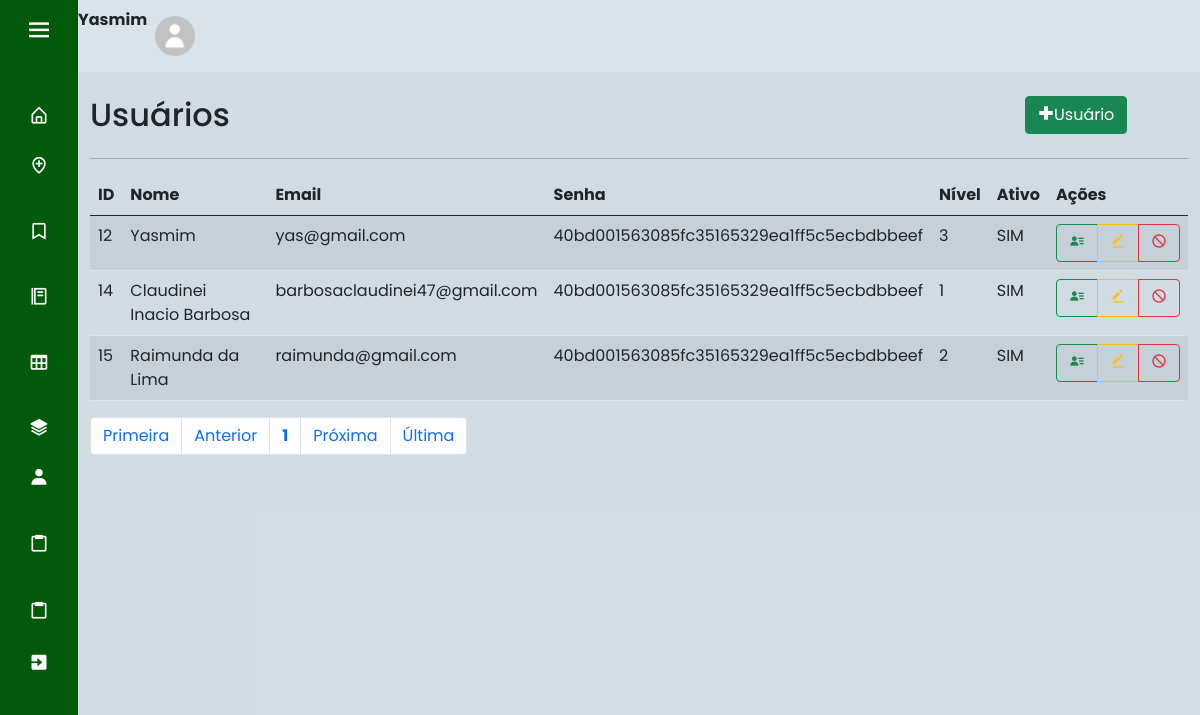
Before: /index.php?page=lista_usu (signed in) with the older database file.
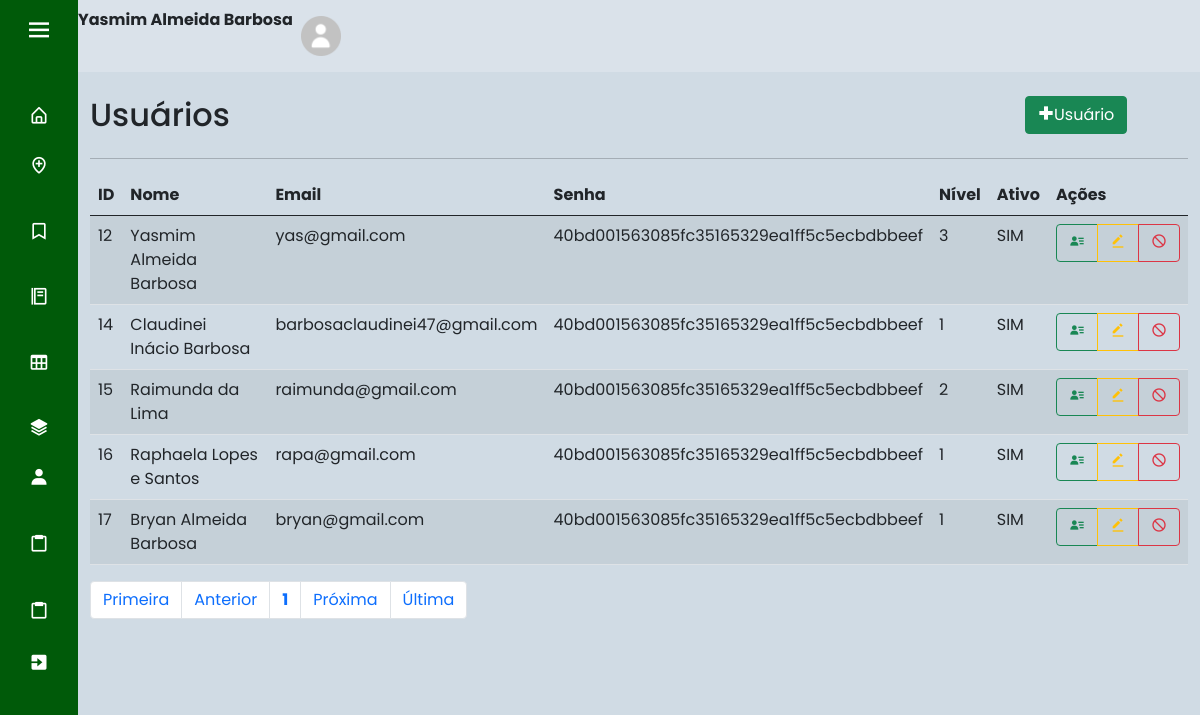
After: the same page with the newer database file.
### tables this page shows
CREATE TABLE IF NOT EXISTS `usuario` (
  `id_cli` int(11) NOT NULL AUTO_INCREMENT,
  `nome` varchar(45) NOT NULL,
  `email` varchar(45) NOT NULL,
  `senha` varchar(100) NOT NULL,
  `nivel` int(1) DEFAULT NULL,
  `ativo` tinyint(1) DEFAULT NULL,
  `foto` varchar(1000) DEFAULT NULL,
  PRIMARY KEY (`id_cli`),
  KEY `nivel` (`nivel`)
);

### sis/usuario/lista_usu.php (the view, shortened to what this page needs)
<div id="main" class="container-fluid">
	<div id="top" class="row">
		<div class="col-md-10">
			<h2>Usuários</h2>
		</div>
		<div class="col-md-2">
			<a href="?page=fcad_usu" class="btn btn-success pull-right h2"><i class='bx bx-plus-medical'></i>Usuário</a>
		</div>
	</div>
	<hr/>
	<div id="bloco-list-pag">
		<div id="list" class="row">
			<div class="table-responsive col-xs-12">
				<?php
					$quantidade = 5;
					$pagina = (isset($_GET['pagina'])) ? (int)$_GET['pagina'] : 1;
					$inicio = ($quantidade * $pagina) - $quantidade;
					$data_all = mysqli_query($con, "select * from usuario order by id_cli asc limit $inicio, $quantidade;") or die(mysqli_error());
					echo "<table class='table table-striped' cellspacing='0' cellpading='0'>";
					echo "<thead><tr>";
					echo "<td><strong>ID</strong></td>";
					echo "<td><strong>Nome</strong></td>";
					echo "<td><strong>Email</strong></td>";
					echo "<td><strong>Senha</strong></td>";
					echo "<td><strong>Nível</strong></td>";
					echo "<td><strong>Ativo</strong></td>";
					echo "<td class='actions'><strong>Ações</strong></td>";
					echo "</tr></thead><tbody>";
					while($info = mysqli_fetch_array($data_all)){
						echo "<tr>";
						echo "<td>".$info['id_cli']."</td>";
						echo "<td>".$info['nome']."</td>";
						echo "<td>".$info['email']."</td>";
						echo "<td>".$info['senha']."</td>";
						echo "<td>".$info['nivel']."</td>";
						if($info['ativo'] == 1){
							echo "<td>SIM</td>";
						}else if($info['ativo'] == 0){
							echo "<td>NÃO</td>";
						}
						echo "<td><div class='btn-group btn-group-xs'>";
						echo "<a class='btn btn-outline-success btn-xs' href=?page=view_usu&id_cli=".$info['id_cli']."> <i class='bx bxs-user-detail'></i> </a>";
						echo "<a class='btn btn-outline-warning btn-xs' href=?page=fedit_usu&id_cli=".$info['id_cli']."> <i class='bx bxs-edit-alt'></i> </a>";
						if($info['ativo'] == 1){
							echo "<a class='btn btn-outline-danger btn-xs'  href=?page=block_usu&id_cli=".$info['id_cli']."> <i class='bx bx-block'></i> </a>";
						}else if($info['ativo'] == 0){
							echo "<a class='btn btn-outline-success btn-xs'  href=?page=ativa_usu&id_cli=".$info['id_cli']."><i class='bx bx-lock-open'></i></a></div></td>";
						}
					}
					echo "</tr></tbody></table>";
				?>
			</div>
		</div>
		<div id="bottom" class="row">
			<div class="col-md-12">
				<?php
					$sqlTotal 		= "select id_cli from usuario;";
					$qrTotal  		= mysqli_query($con, $sqlTotal) or die (mysqli_error());
					$numTotal 		= mysqli_num_rows($qrTotal);
					$totalpagina = (ceil($numTotal/$quantidade)<=0) ? 1 : ceil($numTotal/$quantidade);
					$anterior = (($pagina-1) <= 0) ? 1 : $pagina - 1;
					$posterior = (($pagina+1) >= $totalpagina) ? $totalpagina : $pagina+1;
					echo "<ul class='pagination'>";
					echo "<li class='page-item'><a class='page-link' href='?page=lista_usu&pagina=1'> Primeira</a></li> ";
					echo "<li class='page-item'><a class='page-link' href=\"?page=lista_usu&pagina=$anterior\"> Anterior</a></li> ";
					echo "<li class='page-item'><a class='page-link' href='?page=lista_usu&pagina=".$pagina."'><strong>".$pagina."</strong></a></li> ";
					echo "<li class='page-item'><a class='page-link' href=\"?page=lista_usu&pagina=$posterior\"> Pr&oacute;xima</a></li> ";
					echo "<li class='page-item'><a class='page-link' href=\"?page=lista_usu&pagina=$totalpagina\"> &Uacute;ltima</a></li></ul>";
				?>
			</div>
		</div>
	</div>
</div>

### index.php (shortened to what this page needs)
<!doctype html>
<html lang="pt-br">
  <head>
    <link rel="stylesheet" href="css/style.css">
    <link href='https://unpkg.com/boxicons@2.0.7/css/boxicons.min.css' rel='stylesheet'>
    <link href="https://cdn.jsdelivr.net/npm/bootstrap@5.0.2/dist/css/bootstrap.min.css" rel="stylesheet">
  </head>
  <body>
    <?php
      include "base/config.php";
      switch($_SESSION['UsuarioNivel']){
        case 3: include "base/sidebar3.php"; break; exit;
      }
    ?>
  <section class="home-section">
      <nav class="navbar navbar-expand-sm" style="background-color: rgba(255, 255, 255, 0.2);">
      <?php
          if(isset($_SESSION["UsuarioID"])) {
              $usuario_id = $_SESSION["UsuarioID"];
          } else{
              header("location: base/index2.php");
              exit;
          }
          $sql = "select * from usuario where id_cli = '$usuario_id'";
          $result = mysqli_query($con, $sql);
          if($result){
            $row = mysqli_fetch_assoc($result);
            $nome = $row['nome'];
      ?>
        <ul class="navbar-nav ml-auto">
          <li class="nav-item" style="font-weight: bold;">
            <?php echo'' .$nome. '';?>
          </li>
          <li class="nav-item">
            <a class="nav-link" href="base/dados.php"><img src="img/home-perfil.png" width="40" height="40"></a>
          </li>
        </ul>
      </nav>
      <br>
      <?php
        } else{
              echo "Erro na consulta:" .mysqli_error($con);
            }
      ?>
    <?php
      include "base/ch_pages.php";
    ?>
    </section>
  </body>
</html>

### base/sidebar3.php (shortened to what this page needs)
<div class="sidebar close">
    <div class="logo-details">
      <i class='bx bx-menu'></i>
    </div>
    <ul class="nav-links">
      <li>
        <a href="?page=home">
          <i class='bx bx-home-alt' ></i>
        </a>
      </li>
      <li>
        <a href="?page=lista_local">
        <i class='bx bx-location-plus'></i>
        </a>
      </li>
      <li>
        <a href="?page=lista_marca">
          <i class='bx bx-bookmark'></i>
        </a>
      </li>
      <li>
        <a href="?page=lista_res">
          <i class='bx bx-food-menu'></i>
        </a>
      </li>
      <li>
        <a href="?page=lista_mesa">
          <i class='bx bx-table'></i>
        </a>
      </li>
      <li>
        <a href="?page=lista_invent">
          <i class='bx bxs-layer'></i>
        </a>
      </li>
      <li>
        <a href="?page=lista_usu">
          <i class='bx bxs-user'></i>
        </a>
      </li>
      <li>
        <a href="?page=lista_demand">
          <i class='bx bx-clipboard'></i>
        </a>
      </li>
      <li>
        <a href="?page=lista_fixa">
          <i class='bx bx-clipboard'></i>
        </a>
      </li>
      <li>
        <a href="?page=logout">
          <i class='bx bxs-exit'></i>
        </a>
      </li>
    </ul>
  </div>

### base/ch_pages.php (shortened to what this page needs)
<?php
    if(isset($_GET['page'])){
        switch ($_GET['page']) {
            case 'lista_usu':
                include "sis/usuario/lista_usu.php";
                break;
        }
    }
    else {
        header("location: index2.php");
    }
?>

### css/style.css (style rules this page uses)
* { margin: 0; padding: 0; box-sizing: border-box; font-family: 'Poppins', sans-serif; }
.sidebar { position: fixed; top: 0; left: 0; height: 100%; width: 260px; background: #005A09; z-index: 100; transition: all 0.5s ease; }
.sidebar.close { width: 78px; }
.sidebar .logo-details { height: 60px; width: 100%; display: flex; align-items: center; }
.sidebar .logo-details i { font-size: 30px; color: #fff; height: 50px; min-width: 78px; text-align: center; line-height: 50px; }
.sidebar .nav-links { height: 100%; padding: 30px 0 150px 0; overflow: auto; }
.sidebar.close .nav-links { overflow: visible; }
.sidebar .nav-links li { position: relative; list-style: none; transition: all 0.4s ease; }
.sidebar .nav-links li i { height: 50px; min-width: 78px; text-align: center; line-height: 50px; color: #fff; font-size: 20px; cursor: pointer; transition: all 0.3s ease; }
.sidebar .nav-links li a { display: flex; align-items: center; text-decoration: none; }
.home-section { position: relative; background: #184e7733; height: 100vh; left: 260px; width: calc(100% - 260px); transition: all 0.5s ease; }
.sidebar.close ~ .home-section { left: 78px; width: calc(100% - 78px); }

Changed rows visible on the page:
changed usuario "yas@gmail.com": nome "Yasmim" → "Yasmim Almeida Barbosa"
changed usuario "barbosaclaudinei47@gmail.com": nome "Claudinei Inacio Barbosa" → "Claudinei Inácio Barbosa"
added usuario: id_cli "16", nome "Raphaela Lopes e Santos", email "rapa@gmail.com", senha "40bd001563085fc35165329ea1ff5c5ecbdbbeef", nivel "1", ativo "SIM"
added usuario: id_cli "17", nome "Bryan Almeida Barbosa", email "bryan@gmail.com", senha "40bd001563085fc35165329ea1ff5c5ecbdbbeef", nivel "1", ativo "SIM"
